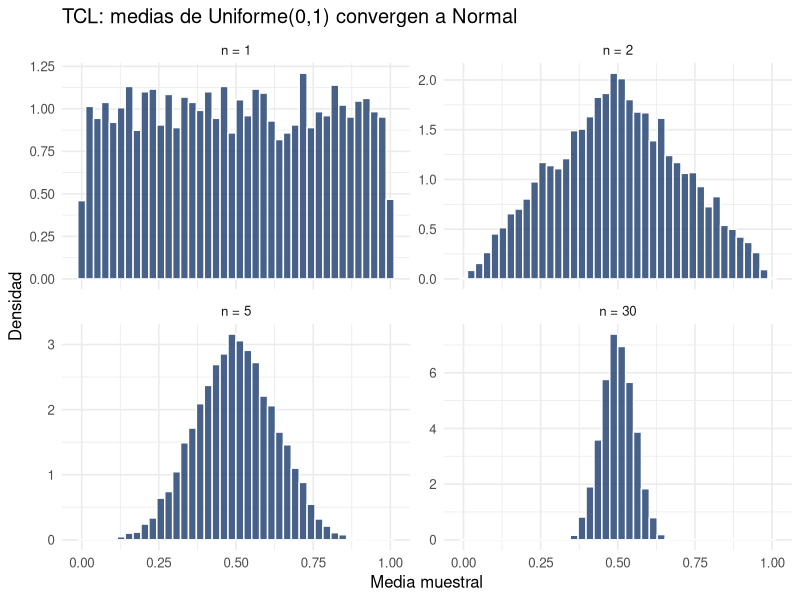
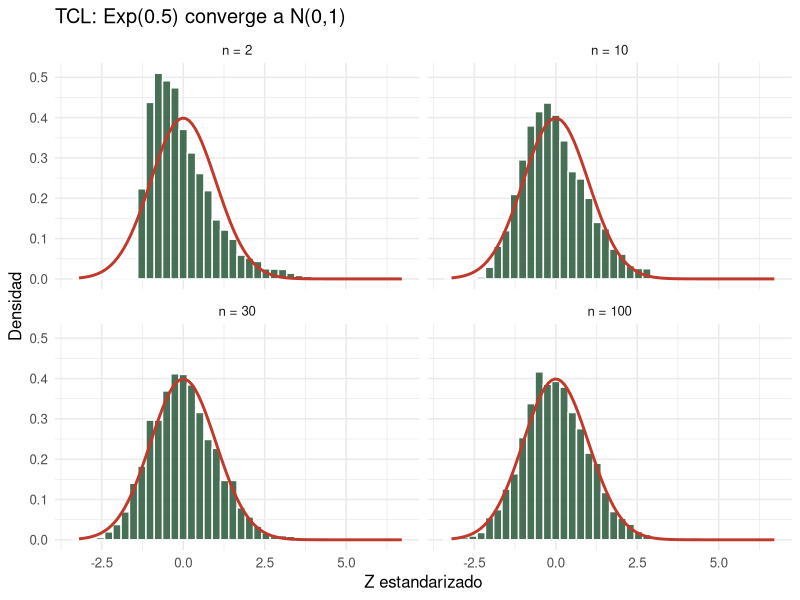

The R source for these figures, in order: (Note: this script raises an error after producing the figures.)
## ---- chunk 1
#| echo: true
#| fig-height: 4
library(ggplot2); library(tidyverse)
set.seed(19)
B <- 5000
ns <- c(1, 2, 5, 30)

df <- map_dfr(ns, function(n) {
  sumas <- replicate(B, mean(runif(n, 0, 1)))
  tibble(xbar = sumas, n = paste0("n = ", n))
}) |> mutate(n = factor(n, levels = paste0("n = ", ns)))

ggplot(df, aes(x = xbar)) +
  geom_histogram(aes(y = after_stat(density)), bins = 40,
                 fill = "#1a3a6b", color = "white", alpha = 0.8) +
  facet_wrap(~n, scales = "free_y") +
  labs(x = "Media muestral", y = "Densidad",
       title = "TCL: medias de Uniforme(0,1) convergen a Normal") +
  theme_minimal(base_size = 12)
## ---- chunk 2
#| echo: true
#| fig-height: 4
library(ggplot2); library(tidyverse)
set.seed(19)
lambda <- 0.5; B <- 5000
mu <- 1/lambda; sigma <- 1/lambda
ns <- c(2, 10, 30, 100)

df <- map_dfr(ns, function(n) {
  zs <- replicate(B, {
    x <- rexp(n, lambda)
    (mean(x) - mu) / (sigma / sqrt(n))
  })
  tibble(z = zs, n = paste0("n = ", n))
}) |> mutate(n = factor(n, levels = paste0("n = ", ns)))

ggplot(df, aes(x = z)) +
  geom_histogram(aes(y = after_stat(density)), bins = 40,
                 fill = "#1b4d2e", color = "white", alpha = 0.8) +
  stat_function(fun = dnorm, color = "#c0392b", linewidth = 1) +
  facet_wrap(~n) +
  labs(x = "Z estandarizado", y = "Densidad",
       title = "TCL: Exp(0.5) converge a N(0,1)") +
  theme_minimal(base_size = 12)
## ---- chunk 3
#| echo: true
n <- 50; p <- 0.4
# Exacto (Binomial)
p_exacto <- pbinom(22, n, p)

# Aproximación Normal sin corrección
p_sin_cc <- pnorm(22, n*p, sqrt(n*p*(1-p)))

# Aproximación Normal con corrección de continuidad
p_con_cc <- pnorm(22.5, n*p, sqrt(n*p*(1-p)))

cat("Binomial exacto:", round(p_exacto, 5), "\n")
cat("Normal sin CC:  ", round(p_sin_cc, 5), "\n")
cat("Normal con CC:  ", round(p_con_cc, 5), "\n")
## ---- chunk 4
#| echo: true
lambda <- 25
# Exacto
ppois(20, lambda)
# Aproximación Normal con CC
pnorm(20.5, lambda, sqrt(lambda))

# Gráfica comparativa
k <- 0:50
df_comp <- data.frame(k, pois = dpois(k, lambda),
                       norm = dnorm(k, lambda, sqrt(lambda)))
## ---- chunk 5
#| echo: true
mu <- 250; sigma <- 40; n <- 64
ee <- sigma / sqrt(n)
pnorm(260, mu, ee, lower.tail = FALSE)
## ---- chunk 6
#| echo: true
mu <- 6; sigma <- 1.5; n <- 36
ee <- sigma / sqrt(n)
cat("EE:", ee, "\n")

# (a) P(Xbar > 6.4)
pnorm(6.4, mu, ee, lower.tail = FALSE)

# (b) P(5.7 <= Xbar <= 6.3)
pnorm(6.3, mu, ee) - pnorm(5.7, mu, ee)

# (c) c tal que P(Xbar <= c) = 0.80
qnorm(0.80, mu, ee)
## ---- chunk 7
#| echo: true
n <- 200; p <- 0.70
mu_b <- n * p; sigma_b <- sqrt(n * p * (1 - p))
cat("mu =", mu_b, "  sigma =", round(sigma_b, 4), "\n")

# Exacto
exacto <- pbinom(150, n, p) - pbinom(129, n, p)

# Normal con corrección de continuidad
aprox  <- pnorm(150.5, mu_b, sigma_b) - pnorm(129.5, mu_b, sigma_b)

cat("Binomial exacto:", round(exacto, 5), "\n")
cat("Normal con CC:  ", round(aprox, 5), "\n")
## ---- chunk 8
#| echo: true
#| fig-height: 4
library(ggplot2); library(tidyverse)
lambda <- 2; B <- 4000
ns <- c(5, 30, 100)

df <- map_dfr(ns, function(n) {
  set.seed(19)
  tibble(xbar = replicate(B, mean(rpois(n, lambda))),
         n = paste0("n = ", n),
         mu_t = lambda, sd_t = sqrt(lambda/n))
}) |> mutate(n = factor(n, levels = paste0("n = ", ns)))

ggplot(df, aes(x = xbar)) +
  geom_histogram(aes(y = after_stat(density)), bins = 35,
                 fill = "#1a3a6b", color = "white", alpha = 0.75) +
  stat_function(fun = ~dnorm(.x, lambda, sqrt(lambda/as.numeric(gsub("n = ","",
               df$n[1])))), inherit.aes = FALSE, color = "#c0392b") +
  facet_wrap(~n, scales = "free") +
  labs(x = expression(bar(X)), title = "TCL: Poisson(2) para distintos n") +
  theme_minimal(base_size = 12)
